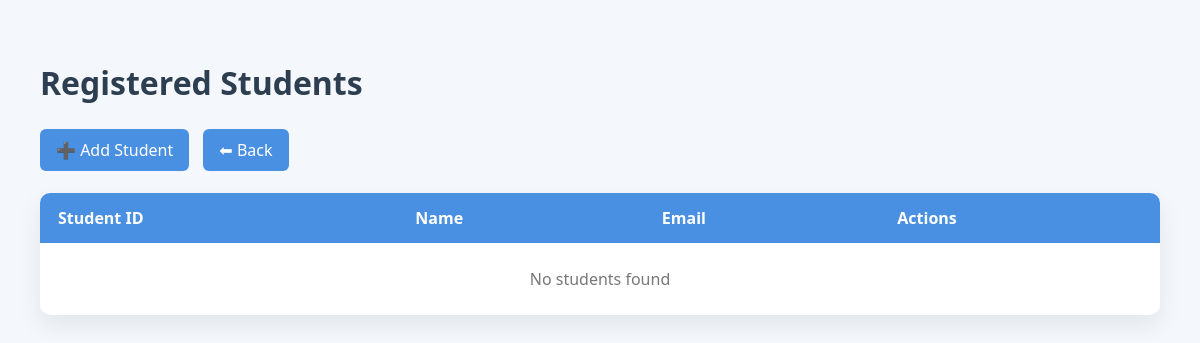
The app's page /staff/view-students (signed in), older data.
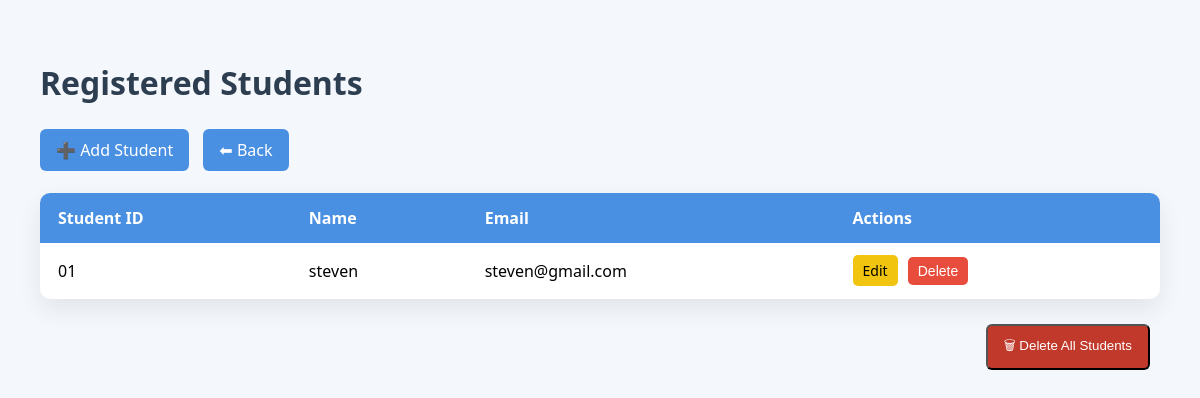
The same page, newer data.
### tables this page shows
CREATE TABLE students (
    id TEXT PRIMARY KEY,
    name TEXT NOT NULL,
    email TEXT NOT NULL
, password TEXT);

### app.py (the view)
@app.route("/staff/view-students")
def view_students():
    if "staff" not in session:
        return redirect(url_for("staff_login"))
    db = get_db()
    students = db.execute("SELECT id, name, email FROM students").fetchall()
    db.close()
    return render_template("view_students.html", students=students)

### app.py (called while the page is built)
def get_db():
    conn = sqlite3.connect(DATABASE)
    conn.row_factory = sqlite3.Row
    return conn

### templates/view_students.html (shortened to what this page needs)
<!DOCTYPE html>
<html lang="en">
<head>
</head>
<body>
<div class="container">
    <h1>Registered Students</h1>
    <div class="top-actions">
        <a class="btn" href="{{ url_for('add_student') }}">➕ Add Student</a>
        <a class="btn" href="{{ url_for('staff_dashboard') }}">⬅ Back</a>
    </div>
    <br>
    <table>
        <thead>
            <tr>
                <th>Student ID</th>
                <th>Name</th>
                <th>Email</th>
                <th>Actions</th>
            </tr>
        </thead>
        <tbody>
            {% if students %}
                {% for s in students %}
                <tr>
                    <td>{{ s.id }}</td>
                    <td>{{ s.name }}</td>
                    <td>{{ s.email }}</td>
                    <td class="actions">
                        <a class="edit" href="{{ url_for('edit_student', sid=s.id) }}">Edit</a>
                        <form method="POST"
                              action="{{ url_for('delete_student', sid=s.id) }}"
                              style="display:inline;"
                              onsubmit="return confirm('Delete this student?');">
                            <button type="submit" class="delete">Delete</button>
                        </form>
                    </td>
                </tr>
                {% endfor %}
            {% else %}
                <tr>
                    <td colspan="4" class="empty">No students found</td>
                </tr>
            {% endif %}
        </tbody>
    </table>
    {% if students %}
    <div class="bottom-actions">
        <form method="POST"
              action="{{ url_for('delete_all_students') }}"
              onsubmit="return confirm('⚠️ Delete ALL students permanently?');">
            <button type="submit" class="btn danger">🗑 Delete All Students</button>
        </form>
    </div>
    {% endif %}
</div>
</body>
</html>

### templates/view_students.html (style rules this page uses)
body { margin: 0; font-family: "Segoe UI", sans-serif; background: #f4f7fc; }
.container { padding: 40px; }
h1 { color: #2c3e50; margin-bottom: 25px; }
table { width: 100%; border-collapse: collapse; background: white; border-radius: 10px; overflow: hidden; box-shadow: 0 10px 25px rgba(0,0,0,0.08); }
th, td { padding: 14px 18px; text-align: left; }
th { background: #4a90e2; color: white; }
.actions a, .actions button { font-size: 14px; padding: 6px 10px; border-radius: 5px; margin-right: 6px; border: none; cursor: pointer; text-decoration: none; }
.edit { background: #f1c40f; color: black; }
.delete { background: #e74c3c; color: white; }
.btn { display: inline-block; padding: 10px 16px; background: #4a90e2; color: white; text-decoration: none; border-radius: 6px; margin-right: 10px; }
.danger { background: #c0392b; }
.bottom-actions { margin-top: 25px; text-align: right; }

Row changes from the older to the newer data that the page shows:
added students: id "01", name "steven", email "steven@gmail.com"
Text that changed along with them:
text no longer shown: "No students found"
text now shown: "🗑 Delete All Students"
